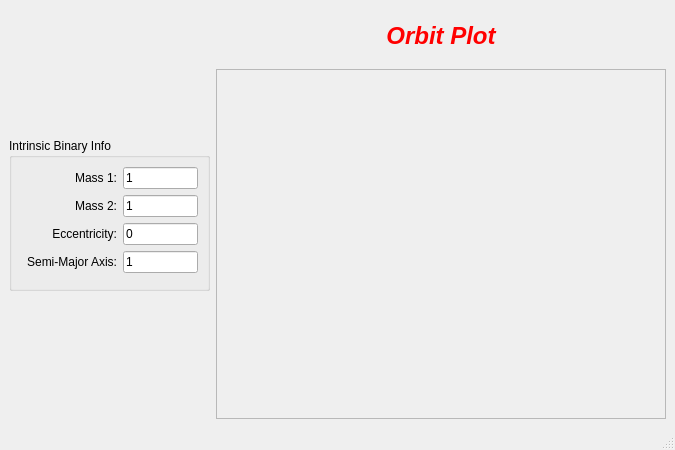
<?xml version="1.0" encoding="UTF-8"?>
<ui version="4.0">
 <class>MainWindow</class>
 <widget class="QMainWindow" name="MainWindow">
  <property name="geometry">
   <rect>
    <x>0</x>
    <y>0</y>
    <width>675</width>
    <height>450</height>
   </rect>
  </property>
  <property name="windowTitle">
   <string>Binary Explorer</string>
  </property>
  <widget class="QWidget" name="centralwidget">
   <layout class="QHBoxLayout" name="horizontalLayout">
    <item>
     <layout class="QVBoxLayout" name="verticalLayout">
      <item>
       <spacer name="verticalSpacer">
        <property name="orientation">
         <enum>Qt::Vertical</enum>
        </property>
        <property name="sizeHint" stdset="0">
         <size>
          <width>20</width>
          <height>40</height>
         </size>
        </property>
       </spacer>
      </item>
      <item>
       <widget class="QGroupBox" name="intrinsicBox">
        <property name="title">
         <string>Intrinsic Binary Info</string>
        </property>
        <layout class="QGridLayout" name="gridLayout">
         <item row="1" column="0">
          <widget class="QLabel" name="label_2">
           <property name="text">
            <string>Mass 2:</string>
           </property>
           <property name="alignment">
            <set>Qt::AlignRight|Qt::AlignTrailing|Qt::AlignVCenter</set>
           </property>
          </widget>
         </item>
         <item row="1" column="1">
          <widget class="QLineEdit" name="mass2Edit">
           <property name="maximumSize">
            <size>
             <width>75</width>
             <height>16777215</height>
            </size>
           </property>
           <property name="text">
            <string>1</string>
           </property>
          </widget>
         </item>
         <item row="2" column="0">
          <widget class="QLabel" name="label_3">
           <property name="text">
            <string>Eccentricity:</string>
           </property>
           <property name="alignment">
            <set>Qt::AlignRight|Qt::AlignTrailing|Qt::AlignVCenter</set>
           </property>
          </widget>
         </item>
         <item row="0" column="1">
          <widget class="QLineEdit" name="mass1Edit">
           <property name="maximumSize">
            <size>
             <width>75</width>
             <height>16777215</height>
            </size>
           </property>
           <property name="text">
            <string>1</string>
           </property>
          </widget>
         </item>
         <item row="2" column="1">
          <widget class="QLineEdit" name="eccEdit">
           <property name="maximumSize">
            <size>
             <width>75</width>
             <height>16777215</height>
            </size>
           </property>
           <property name="text">
            <string>0</string>
           </property>
          </widget>
         </item>
         <item row="3" column="0">
          <widget class="QLabel" name="label_4">
           <property name="text">
            <string>Semi-Major Axis:</string>
           </property>
           <property name="alignment">
            <set>Qt::AlignRight|Qt::AlignTrailing|Qt::AlignVCenter</set>
           </property>
          </widget>
         </item>
         <item row="0" column="0">
          <widget class="QLabel" name="label">
           <property name="text">
            <string>Mass 1:</string>
           </property>
           <property name="alignment">
            <set>Qt::AlignRight|Qt::AlignTrailing|Qt::AlignVCenter</set>
           </property>
          </widget>
         </item>
         <item row="4" column="0">
          <widget class="QWidget" name="widget_2" native="true"/>
         </item>
         <item row="3" column="1">
          <widget class="QLineEdit" name="smaEdit">
           <property name="maximumSize">
            <size>
             <width>75</width>
             <height>16777215</height>
            </size>
           </property>
           <property name="text">
            <string>1</string>
           </property>
          </widget>
         </item>
        </layout>
       </widget>
      </item>
      <item>
       <spacer name="verticalSpacer_2">
        <property name="orientation">
         <enum>Qt::Vertical</enum>
        </property>
        <property name="sizeHint" stdset="0">
         <size>
          <width>20</width>
          <height>40</height>
         </size>
        </property>
       </spacer>
      </item>
     </layout>
    </item>
    <item>
     <layout class="QVBoxLayout" name="verticalLayout_3">
      <item>
       <widget class="QLabel" name="plotTitle">
        <property name="text">
         <string>&lt;html&gt;&lt;head/&gt;&lt;body&gt;&lt;p&gt;&lt;span style=&quot; font-size:xx-large; font-weight:600; font-style:italic; color:#ff0000;&quot;&gt;Orbit Plot&lt;/span&gt;&lt;/p&gt;&lt;/body&gt;&lt;/html&gt;</string>
        </property>
        <property name="alignment">
         <set>Qt::AlignCenter</set>
        </property>
       </widget>
      </item>
      <item>
       <widget class="QFrame" name="frame">
        <property name="minimumSize">
         <size>
          <width>450</width>
          <height>350</height>
         </size>
        </property>
        <property name="frameShape">
         <enum>QFrame::StyledPanel</enum>
        </property>
        <property name="frameShadow">
         <enum>QFrame::Raised</enum>
        </property>
        <layout class="QHBoxLayout" name="horizontalLayout_2">
         <item>
          <widget class="QCustomPlot" name="customPlot" native="true"/>
         </item>
        </layout>
        <zorder>smaEdit</zorder>
        <zorder>customPlot</zorder>
       </widget>
      </item>
     </layout>
    </item>
   </layout>
  </widget>
  <widget class="QMenuBar" name="menubar">
   <property name="geometry">
    <rect>
     <x>0</x>
     <y>0</y>
     <width>675</width>
     <height>20</height>
    </rect>
   </property>
  </widget>
  <widget class="QStatusBar" name="statusbar"/>
 </widget>
 <customwidgets>
  <customwidget>
   <class>QCustomPlot</class>
   <extends>QWidget</extends>
   <header>qcustomplot.h</header>
   <container>1</container>
  </customwidget>
 </customwidgets>
 <resources/>
 <connections/>
</ui>
